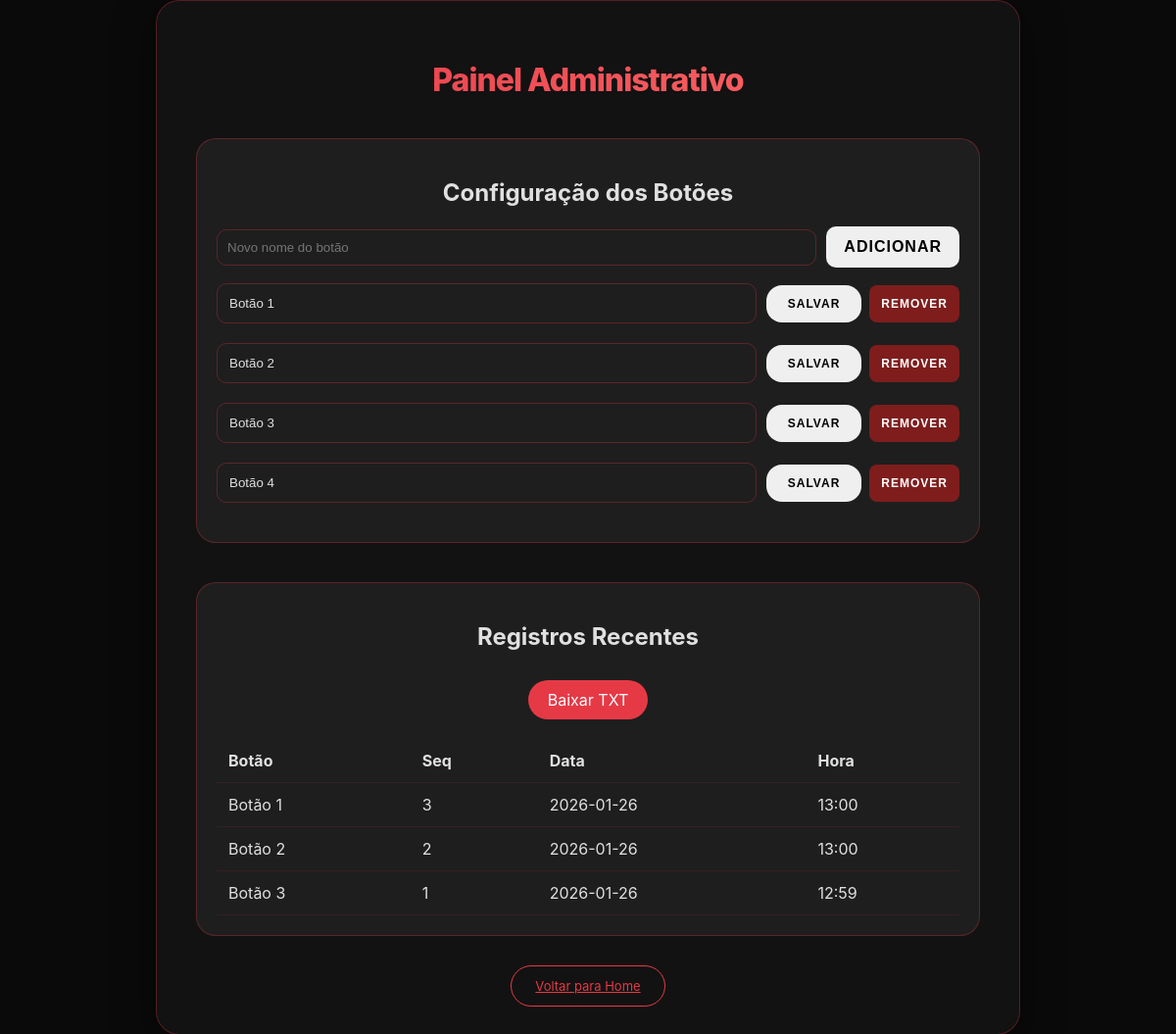
/admin, run on an earlier commit of the app's database.
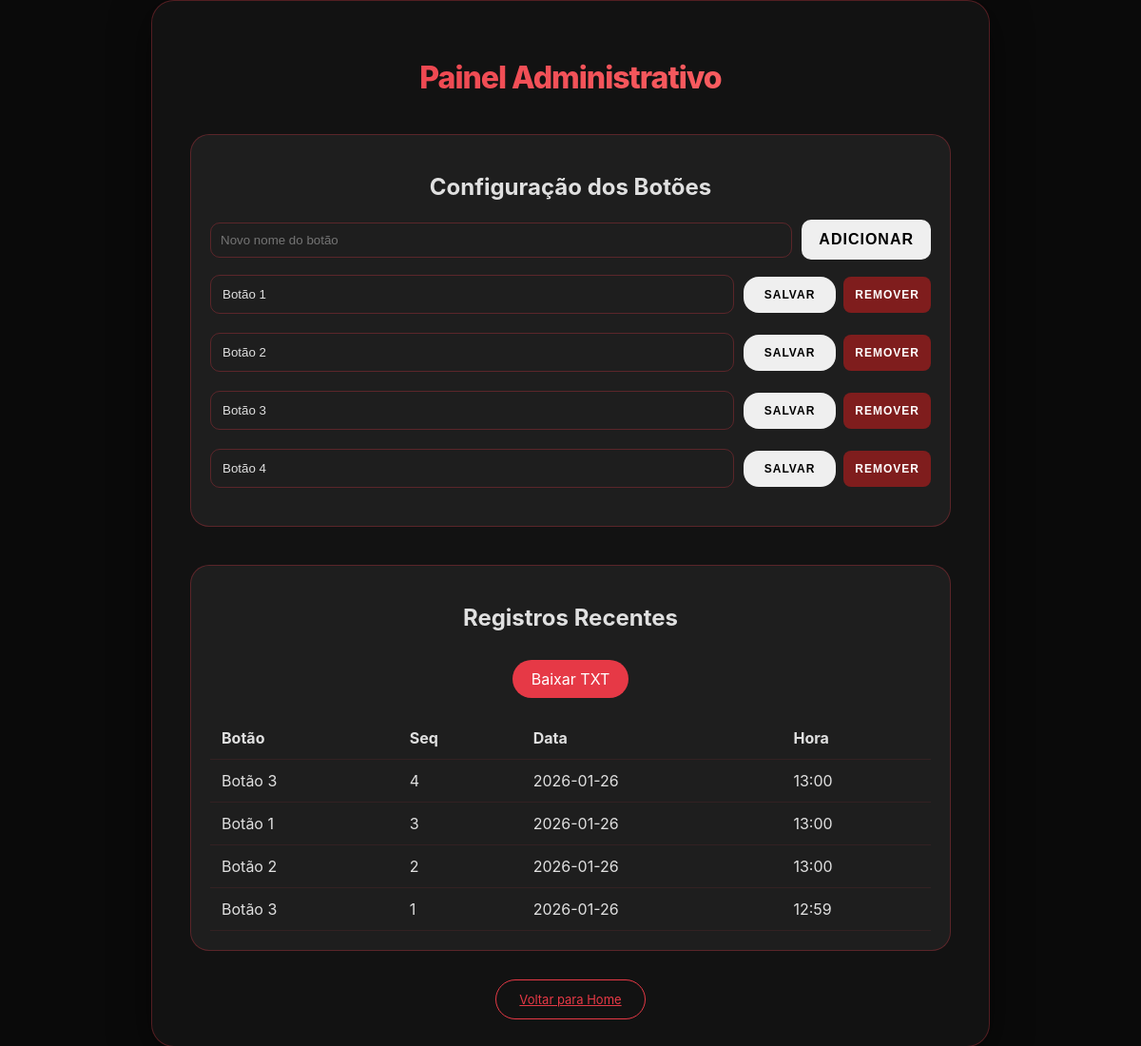
And on a later commit of the database.
### tables this page shows
CREATE TABLE botoes (
            id INTEGER PRIMARY KEY,
            nome TEXT
        );

CREATE TABLE cliques (
            id INTEGER PRIMARY KEY AUTOINCREMENT,
            botao TEXT,
            sequencial INTEGER,
            data TEXT,
            hora TEXT
        );

### app.py (the view)
@app.route('/admin')
def admin():
    conn = sqlite3.connect(DB_PATH)
    c = conn.cursor()
    c.execute("SELECT id, nome FROM botoes ORDER BY id")
    botoes = c.fetchall()
    c.execute("SELECT botao, sequencial, data, hora FROM cliques ORDER BY id DESC LIMIT 50")
    cliques = c.fetchall()
    conn.close()
    return render_template('admin.html', botoes=botoes, cliques=cliques)

### templates/admin.html (shortened to what this page needs)
<!DOCTYPE html>
<html lang="pt">
<head>
    <link rel="stylesheet" href="{{ url_for('static', filename='style.css') }}">
</head>
<body class="dark-mode">
    <div class="container" style="max-width: 800px;">
        <h1>Painel Administrativo</h1>
        <div class="admin-section">
            <h2>Configuração dos Botões</h2>
            <div style="display:flex; gap:10px; margin-bottom:16px; align-items:center;">
                <input type="text" id="new-button-name" placeholder="Novo nome do botão" style="flex:1; padding:10px; border-radius:10px; border:1px solid var(--border-vermelho); background:transparent; color:inherit;">
                <button onclick="addButton()" style="padding:10px 16px; border-radius:10px;">Adicionar</button>
            </div>
            {% for btn in botoes %}
            <div class="config-grid">
                <input type="text" id="name-{{ btn[0] }}" value="{{ btn[1] }}">
                <div style="display:flex; gap:8px; align-items:center;">
                    <button onclick="updateButton({{ btn[0] }})" style="padding: 10px 20px; font-size: 12px;">Salvar</button>
                    <button onclick="deleteButton({{ btn[0] }})" style="padding: 10px; font-size: 12px; background:#7f1d1d; color:white; border-radius:8px;">Remover</button>
                </div>
            </div>
            {% endfor %}
        </div>
        <div class="admin-section">
            <h2>Registros Recentes</h2>
            <a href="/admin/export" class="export-btn">Baixar TXT</a>
            <div class="table-container">
                <table>
                    <thead>
                        <tr>
                            <th>Botão</th>
                            <th>Seq</th>
                            <th>Data</th>
                            <th>Hora</th>
                        </tr>
                    </thead>
                    <tbody>
                        {% for log in cliques %}
                        <tr>
                            <td>{{ log[0] }}</td>
                            <td>{{ log[1] }}</td>
                            <td>{{ log[2] }}</td>
                            <td>{{ log[3] }}</td>
                        </tr>
                        {% endfor %}
                    </tbody>
                </table>
            </div>
        </div>
        <a href="/" id="toggleMode">Voltar para Home</a>
    </div>
</body>
</html>

### static/style.css (style rules this page uses)
:root { --preto: #0a0a0a; --branco: #ffffff; --vermelho-primario: #e63946; --vermelho-hover: #c1121f; --cinza-dark: #121212; --cinza-light: #f8f9fa; --texto-dark: #e0e0e0; --texto-light: #2d3436; --shadow-light: 0 10px 30px rgba(230, 57, 70, 0.1); --shadow-dark: 0 10px 40px rgba(0, 0, 0, 0.5); --border-vermelho: rgba(230, 57, 70, 0.3); }
body { margin: 0; font-family: 'Inter', 'Segoe UI', system-ui, -apple-system, sans-serif; transition: background-color 0.4s cubic-bezier(0.4, 0, 0.2, 1), color 0.4s; display: flex; justify-content: center; align-items: center; min-height: 100vh; overflow: hidden; }
.container { max-width: 500px; width: 90%; padding: 40px; border-radius: 24px; text-align: center; position: relative; z-index: 1; border: 1px solid var(--border-vermelho); }
h1 { margin-bottom: 40px; font-weight: 800; letter-spacing: -1px; background: linear-gradient(135deg, var(--vermelho-primario), #ff6b6b); -webkit-background-clip: text; -webkit-text-fill-color: transparent; }
button { padding: 24px; font-size: 16px; font-weight: 700; cursor: pointer; border: 2px solid transparent; border-radius: 16px; transition: all 0.3s cubic-bezier(0.4, 0, 0.2, 1); text-transform: uppercase; letter-spacing: 1px; }
body.dark-mode { background-color: var(--preto); color: var(--texto-dark); }
body.dark-mode .container { background-color: var(--cinza-dark); box-shadow: var(--shadow-dark); }
#toggleMode { margin-top: 30px; padding: 12px 24px; font-size: 13px; background: transparent; border: 1.5px solid var(--vermelho-primario); color: var(--vermelho-primario); box-shadow: none; border-radius: 30px; }

### templates/admin.html (style rules this page uses)
.admin-section { margin-bottom: 40px; background: rgba(255, 255, 255, 0.05); padding: 20px; border-radius: 20px; border: 1px solid var(--border-vermelho); }
.config-grid { display: grid; grid-template-columns: 1fr auto; gap: 10px; align-items: center; margin-bottom: 20px; }
input[type="text"] { padding: 12px; border-radius: 10px; border: 1px solid var(--border-vermelho); background: transparent; color: inherit; }
.table-container { overflow-x: auto; margin-top: 20px; }
table { width: 100%; border-collapse: collapse; text-align: left; }
th, td { padding: 12px; border-bottom: 1px solid rgba(230, 57, 70, 0.1); }
.export-btn { background: var(--vermelho-primario); color: white; padding: 10px 20px; border-radius: 30px; text-decoration: none; display: inline-block; margin-top: 10px; }

What changed in the data, as far as the page shows it:
added cliques: botao "Botão 3", sequencial "4", data "2026-01-26", hora "13:00"
